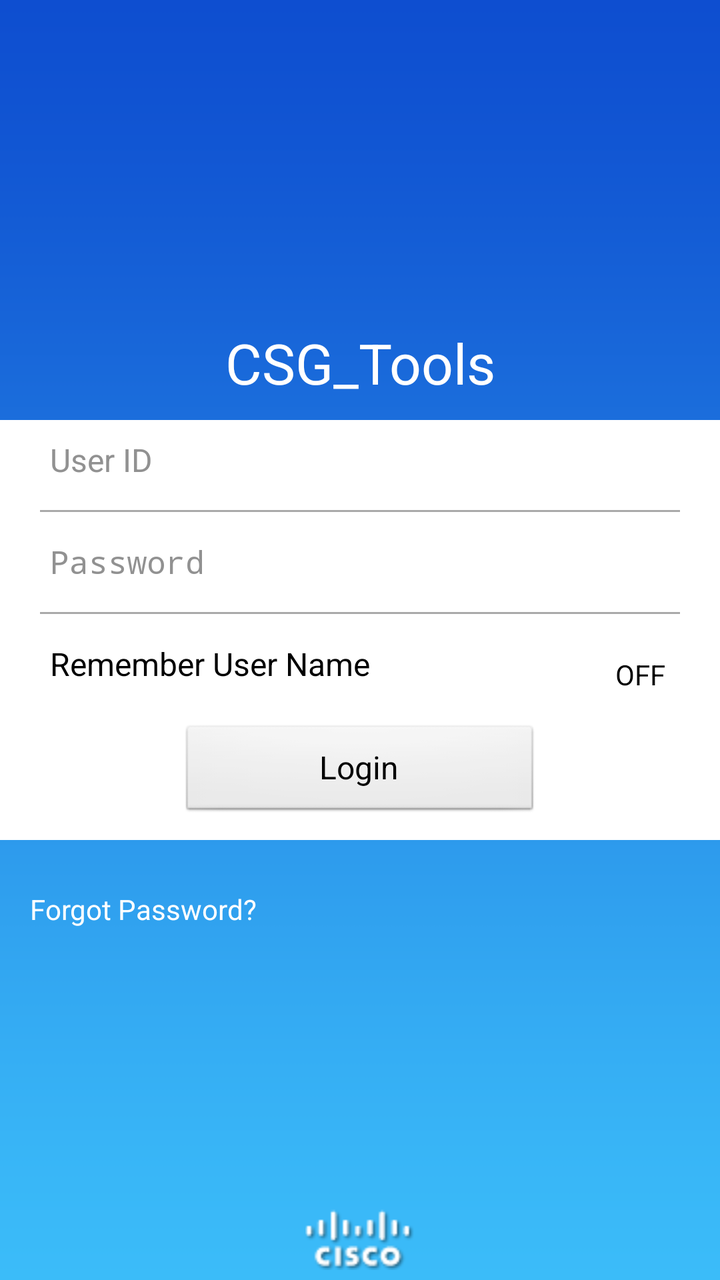
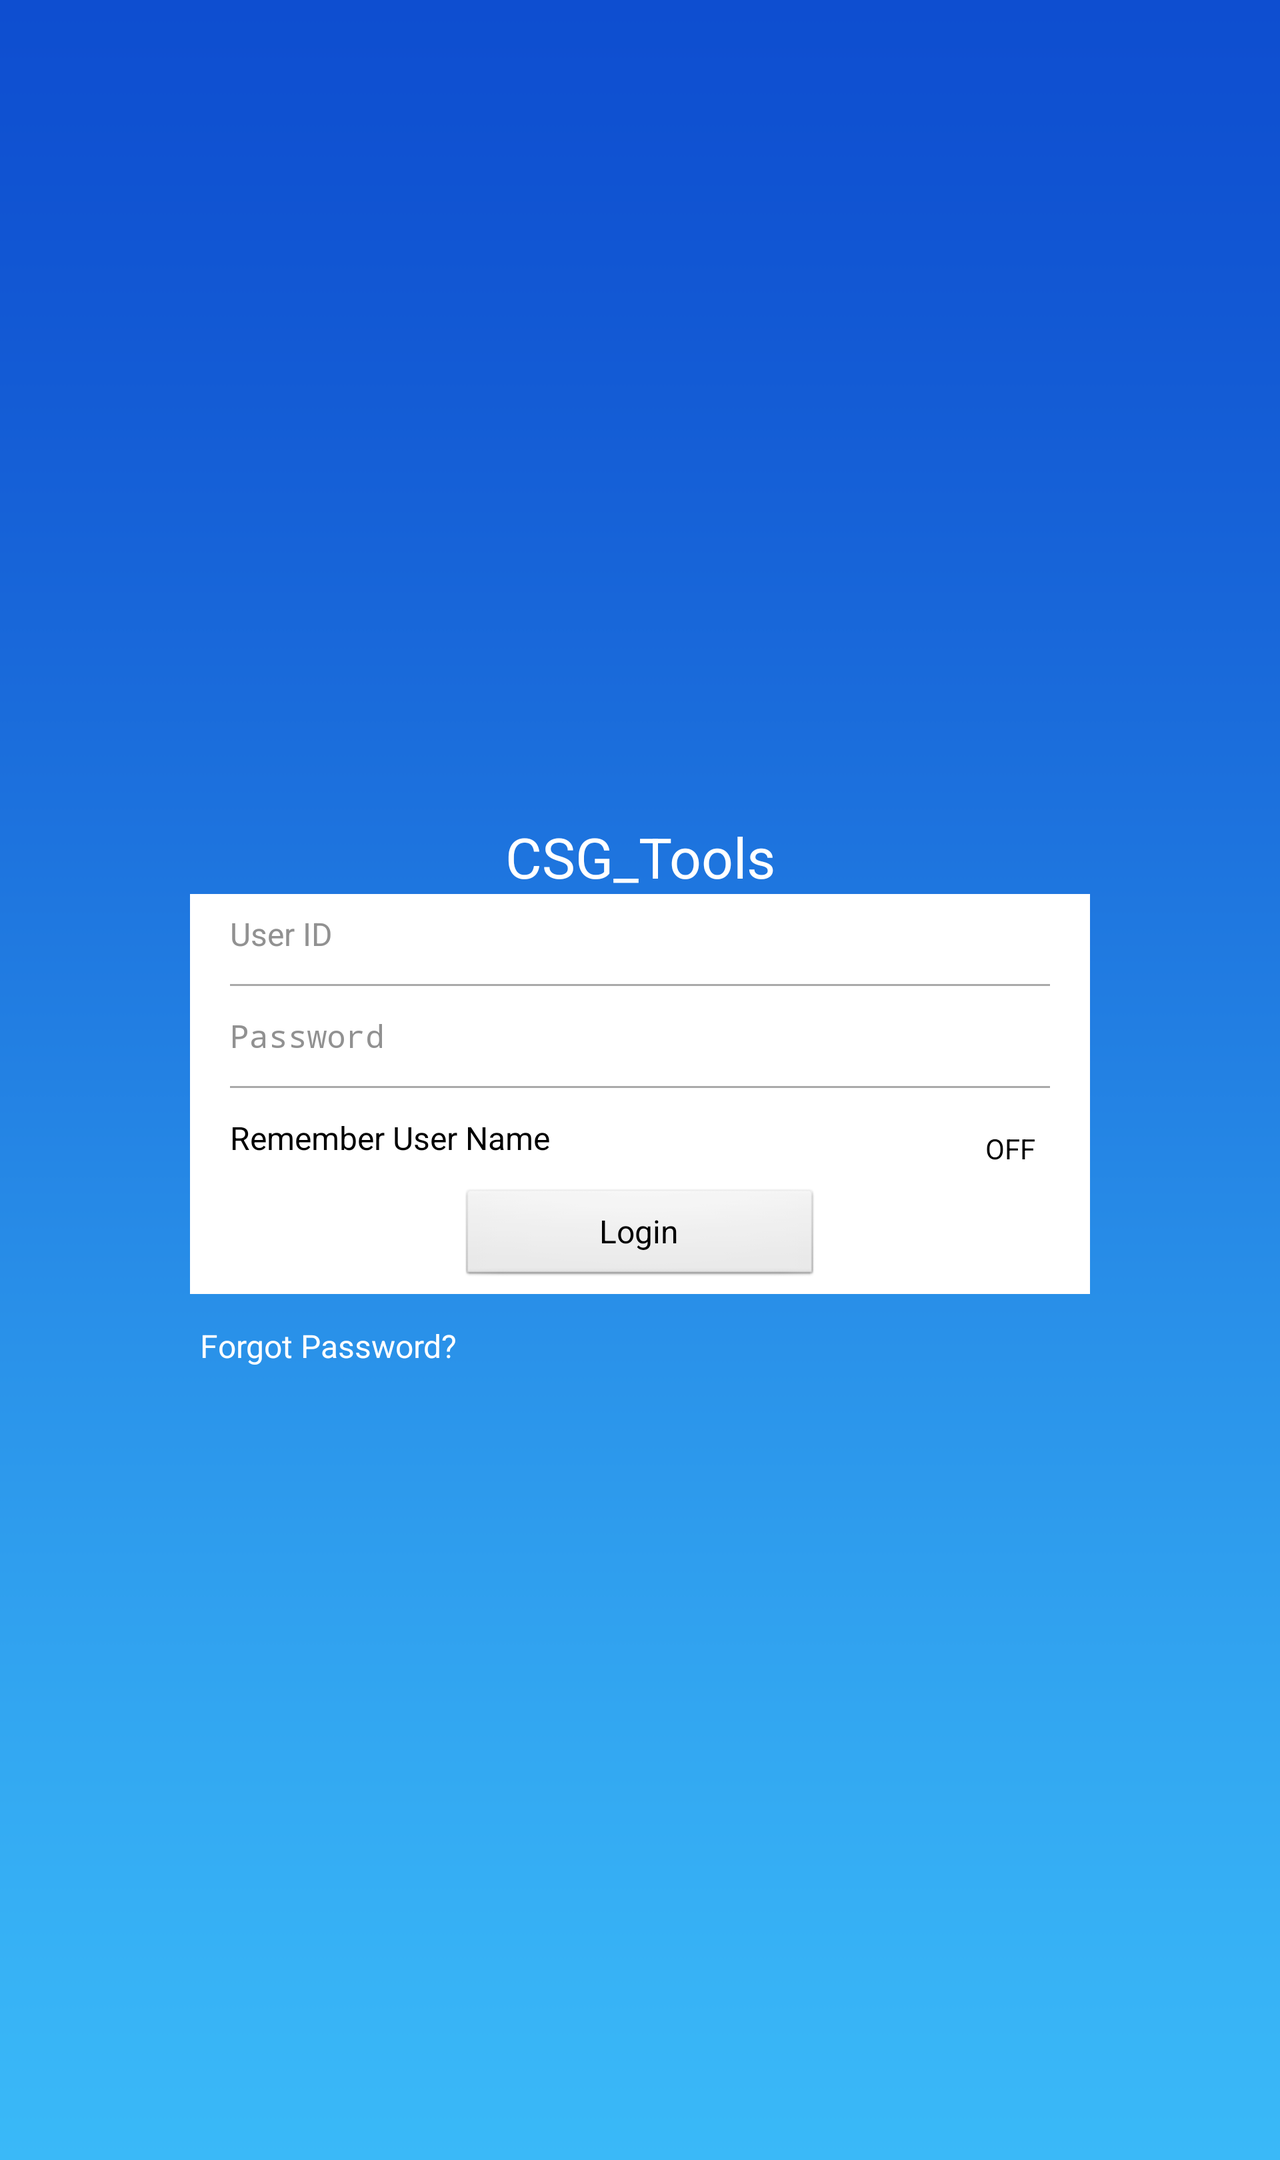

The same Android screen from two of the app's own layout files: first res/layout/ as a phone draws it, then the repository's variant for another configuration, drawn on a device whose configuration selects that folder. Both files follow.
<!-- AndroidManifest.xml: application theme AppTheme2 -->
<!-- res/layout/loginroc.xml -->
<?xml version="1.0" encoding="utf-8"?>
<RelativeLayout xmlns:android="http://schemas.android.com/apk/res/android"
    android:id="@+id/root_layout"
    android:layout_width="fill_parent"
    android:layout_height="fill_parent"
    android:background="@drawable/background" >

    <LinearLayout
        android:id="@+id/layoupar"
        android:layout_width="450dp"
        android:layout_height="wrap_content"
        android:layout_centerInParent="true"
        android:layout_marginBottom="10dp"
        android:orientation="vertical" >

        <LinearLayout
            android:id="@+id/layoutlog"
            android:layout_width="match_parent"
            android:layout_height="wrap_content"
            android:layout_marginBottom="10dp"
            android:background="@android:color/white"
            android:orientation="vertical" >

            <LinearLayout
                android:layout_width="match_parent"
                android:layout_height="wrap_content"
                android:layout_marginLeft="20dp"
                android:layout_marginRight="20dp"
                android:orientation="horizontal" >

                <EditText
                    android:id="@+id/et_username"
                    android:layout_width="0dp"
                    android:layout_height="40dp"
                    android:layout_marginLeft="5dp"
                    android:layout_weight="0.5"
                    android:background="@android:color/transparent"
                    android:ems="10"
                    android:hint="@string/user_id"
                    android:singleLine="true"
                    android:textColor="@android:color/black"
                    android:textColorHint="@color/gray57"
                    android:textSize="16sp" />
            </LinearLayout>

            <View
                android:layout_width="match_parent"
                android:layout_height="1dp"
                android:layout_marginBottom="5dp"
                android:layout_marginLeft="20dp"
                android:layout_marginRight="20dp"
                android:layout_marginTop="5dp"
                android:background="@android:color/darker_gray" />

            <LinearLayout
                android:layout_width="match_parent"
                android:layout_height="wrap_content"
                android:layout_marginLeft="20dp"
                android:layout_marginRight="20dp"
                android:orientation="horizontal" >

                <EditText
                    android:id="@+id/et_password"
                    android:layout_width="0dp"
                    android:layout_height="40dp"
                    android:layout_marginLeft="5dp"
                    android:layout_weight="0.5"
                    android:background="@android:color/transparent"
                    android:hint="@string/password"
                    android:inputType="textPassword"
                    android:singleLine="true"
                    android:textColor="@android:color/black"
                    android:textColorHint="@color/gray57"
                    android:textSize="16sp" />
            </LinearLayout>

            <View
                android:layout_width="match_parent"
                android:layout_height="1dp"
                android:layout_marginBottom="5dp"
                android:layout_marginLeft="20dp"
                android:layout_marginRight="20dp"
                android:layout_marginTop="5dp"
                android:background="@android:color/darker_gray" />

            <LinearLayout
                android:layout_width="match_parent"
                android:layout_height="wrap_content"
                android:orientation="horizontal" >

                <TextView
                    android:layout_width="0dp"
                    android:layout_height="40dp"
                    android:layout_marginLeft="15dp"
                    android:layout_marginRight="10dp"
                    android:layout_weight="0.6"
                    android:gravity="left|center"
                    android:paddingLeft="10dp"
                    android:text="@string/remember_user"
                    android:textColor="@android:color/black"
                    android:textSize="16sp" />

                <RelativeLayout
                    android:layout_width="0dp"
                    android:layout_height="wrap_content"
                    android:layout_marginTop="5dp"
                    android:layout_weight="0.4" >

                    <Switch
                        android:id="@+id/switchremember"
                        android:layout_width="wrap_content"
                        android:layout_height="wrap_content"
                        android:layout_alignParentRight="true"
                        android:layout_marginRight="10dp"
                        android:paddingLeft="10dp"
                        android:switchTextAppearance="@style/SwitchTextAppearance"
                        android:textSize="15sp"
                        android:thumb="@drawable/switch_thumb"
                        android:track="@drawable/switch_bg" />
                </RelativeLayout>
            </LinearLayout>

            <RelativeLayout
                android:layout_width="match_parent"
                android:layout_height="wrap_content"
                android:background="@android:color/white" >

                <Button
                    android:id="@+id/btn_sign_in"
                    android:layout_width="180dp"
                    android:layout_height="wrap_content"
                    android:layout_centerInParent="true"
                    android:layout_marginTop="20dp"
                    android:gravity="center"
                    android:text="@string/login"
                    android:textColor="@color/black"
                    android:textSize="16sp" />
            </RelativeLayout>
        </LinearLayout>
    </LinearLayout>

    <TextView
        android:id="@+id/apptitle"
        android:layout_width="match_parent"
        android:layout_height="wrap_content"
        android:layout_above="@id/layoupar"
        android:layout_marginBottom="10dp"
        android:gravity="center"
        android:text="@string/app_name"
        android:textColor="@android:color/white"
        android:textSize="28sp" />

    <ImageView
        android:layout_width="match_parent"
        android:layout_height="wrap_content"
        android:layout_alignParentBottom="true"
        android:layout_margin="5dp"
        android:contentDescription="@string/app_name"
        android:scaleType="fitCenter"
        android:src="@drawable/cisco_logo" />

    <TextView
        android:id="@+id/tv_forgot_password"
        style="@style/linkTextAppearance"
        android:layout_width="fill_parent"
        android:layout_height="wrap_content"
        android:layout_below="@id/layoupar"
        android:layout_marginLeft="10dp"
        android:padding="5dp"
        android:text="@string/forgot_pwd" />

</RelativeLayout>
<!-- resources referenced by this layout -->
<resources>
  <color name="black">#000000</color>
  <color name="gray57">#919191</color>
  <!-- drawable background: png bitmap (drawable, 7838 bytes) -->
  <!-- drawable cisco_logo: png bitmap (drawable, 2789 bytes) -->
  <!-- drawable switch_bg (drawable-hdpi) -->
  <selector xmlns:android="http://schemas.android.com/apk/res/android">
      <item android:state_enabled="false" android:drawable="@drawable/switch_bg_disabled_holo_dark" />
      <item android:state_focused="true"  android:drawable="@drawable/switch_bg_focused_holo_dark" />
      <item                               android:drawable="@drawable/switch_bg_holo_dark" />
  </selector>
  <string name="app_name">CSG_Tools</string>
  <string name="forgot_pwd">Forgot Password?</string>
  <string name="login">Login</string>
  <string name="password">Password</string>
  <string name="remember_user">Remember User Name</string>
  <string name="user_id">User ID</string>
  <style name="SwitchTextAppearance" parent="@android:style/TextAppearance.Holo.Small">
      <item name="android:textColor">@color/black</item>
  </style>
  <style name="linkTextAppearance">
        <item name="android:textSize">14sp</item>
        <item name="android:textColor">@color/white</item>
        <item name="android:textStyle">normal</item>
        <item name="android:typeface">sans</item>
      </style>
  <style name="AppTheme2" parent="AppBaseTheme">
          
             <item name="android:windowNoTitle">true</item>
          <item name="android:windowContentOverlay">@null</item>
      <item name="android:windowBackground">@android:color/holo_blue_dark</item>
      </style>
  <color name="white">#ffffff</color>
  <style name="AppBaseTheme" parent="android:Theme.Light">
          
      </style>
</resources>
<!-- res/layout-land/loginroc.xml (the repository's variant of the layout above) -->
<!-- drawn on the phone turned sideways -->
<?xml version="1.0" encoding="utf-8"?>
<ScrollView xmlns:android="http://schemas.android.com/apk/res/android"
    android:layout_width="fill_parent"
    android:layout_height="fill_parent"
    android:background="@drawable/background"
    android:fillViewport="true" >

    <RelativeLayout
        android:id="@+id/root_layout"
        android:layout_width="fill_parent"
        android:layout_height="wrap_content" >

        <LinearLayout
            android:id="@+id/layoupar"
            android:layout_width="450dp"
            android:layout_height="wrap_content"
            android:layout_centerInParent="true"
            android:layout_marginBottom="10dp"
            android:orientation="vertical" >

            <LinearLayout
                android:id="@+id/layoutlog"
                android:layout_width="wrap_content"
                android:layout_height="wrap_content"
                android:layout_marginBottom="10dp"
                android:background="@android:color/white"
                android:orientation="vertical" >

                <LinearLayout
                    android:layout_width="match_parent"
                    android:layout_height="wrap_content"
                    android:layout_marginLeft="20dp"
                    android:layout_marginRight="20dp"
                    android:orientation="horizontal" >

                    <EditText
                        android:id="@+id/et_username"
                        android:layout_width="0dp"
                        android:layout_height="40dp"
                        android:layout_weight="0.5"
                        android:background="@android:color/transparent"
                        android:ems="10"
                        android:hint="@string/user_id"
                        android:imeOptions="flagNoExtractUi|actionNext"
                        android:singleLine="true"
                        android:textColorHint="@color/gray57"
                        android:textSize="16sp" />
                </LinearLayout>

                <View
                    android:layout_width="match_parent"
                    android:layout_height="1dp"
                    android:layout_marginBottom="5dp"
                    android:layout_marginLeft="20dp"
                    android:layout_marginRight="20dp"
                    android:layout_marginTop="5dp"
                    android:background="@android:color/darker_gray" />

                <LinearLayout
                    android:layout_width="match_parent"
                    android:layout_height="wrap_content"
                    android:layout_marginLeft="20dp"
                    android:layout_marginRight="20dp"
                    android:orientation="horizontal" >

                    <EditText
                        android:id="@+id/et_password"
                        android:layout_width="0dp"
                        android:layout_height="40dp"
                        android:layout_weight="0.5"
                        android:background="@android:color/transparent"
                        android:hint="@string/password"
                        android:imeOptions="flagNoExtractUi|actionDone"
                        android:inputType="textPassword"
                        android:singleLine="true"
                        android:textColorHint="@color/gray57"
                        android:textSize="16sp" />
                </LinearLayout>

                <View
                    android:layout_width="match_parent"
                    android:layout_height="1dp"
                    android:layout_marginBottom="5dp"
                    android:layout_marginLeft="20dp"
                    android:layout_marginRight="20dp"
                    android:layout_marginTop="5dp"
                    android:background="@android:color/darker_gray" />

                <LinearLayout
                    android:layout_width="match_parent"
                    android:layout_height="wrap_content"
                    android:orientation="horizontal" >

                    <TextView
                        android:layout_width="0dp"
                        android:layout_height="40dp"
                        android:layout_marginLeft="10dp"
                        android:layout_marginRight="10dp"
                        android:layout_weight="0.6"
                        android:gravity="left|center"
                        android:paddingLeft="10dp"
                        android:text="@string/remember_user"
                        android:textColor="@android:color/black"
                        android:textSize="16sp" />

                    <RelativeLayout
                        android:layout_width="0dp"
                        android:layout_height="wrap_content"
                        android:layout_marginTop="5dp"
                        android:layout_weight="0.4" >

                        <Switch
                            android:id="@+id/switchremember"
                            android:layout_width="wrap_content"
                            android:layout_height="wrap_content"
                            android:layout_alignParentRight="true"
                            android:layout_marginRight="10dp"
                            android:paddingLeft="10dp"
                            android:switchTextAppearance="@style/SwitchTextAppearance"
                            android:textSize="15sp"
                            android:thumb="@drawable/switch_thumb"
                            android:track="@drawable/switch_bg" />
                    </RelativeLayout>
                </LinearLayout>

                <RelativeLayout
                    android:layout_width="match_parent"
                    android:layout_height="wrap_content"
                    android:background="@android:color/white" >

                    <Button
                        android:id="@+id/btn_sign_in"
                        android:layout_width="180dp"
                        android:layout_height="wrap_content"
                        android:layout_centerInParent="true"
                        android:layout_marginTop="10dp"
                        android:gravity="center"
                        android:text="@string/login"
                        android:textSize="16sp" />
                </RelativeLayout>
            </LinearLayout>

            <TextView
                android:id="@+id/tv_forgot_password"
                style="@style/linkTextAppearance"
                android:layout_width="fill_parent"
                android:layout_height="wrap_content"
                android:padding="5dp"
                android:text="@string/forgot_pwd"
                android:textSize="16sp" />
        </LinearLayout>

        <TextView
            android:id="@+id/apptitle"
            android:layout_width="match_parent"
            android:layout_height="wrap_content"
            android:layout_above="@id/layoupar"
            android:gravity="center"
            android:text="@string/app_name"
            android:textColor="@android:color/white"
            android:textSize="28sp" />

        <ImageView
            android:layout_width="match_parent"
            android:layout_height="wrap_content"
            android:layout_alignParentBottom="true"
            android:layout_margin="25dp"
            android:contentDescription="@string/app_name"
            android:scaleType="fitCenter"
            android:src="@drawable/cisco_logo" />
    </RelativeLayout>

</ScrollView>
<!-- resources referenced by the variant -->
<!-- as the phone turned sideways resolves them -->
<resources>
  <color name="gray57">#919191</color>
  <!-- drawable background: png bitmap (drawable, 7838 bytes) -->
  <!-- drawable cisco_logo: png bitmap (drawable, 2789 bytes) -->
  <!-- drawable switch_bg (drawable-hdpi) -->
  <selector xmlns:android="http://schemas.android.com/apk/res/android">
      <item android:state_enabled="false" android:drawable="@drawable/switch_bg_disabled_holo_dark" />
      <item android:state_focused="true"  android:drawable="@drawable/switch_bg_focused_holo_dark" />
      <item                               android:drawable="@drawable/switch_bg_holo_dark" />
  </selector>
  <string name="app_name">CSG_Tools</string>
  <string name="forgot_pwd">Forgot Password?</string>
  <string name="login">Login</string>
  <string name="password">Password</string>
  <string name="remember_user">Remember User Name</string>
  <string name="user_id">User ID</string>
  <style name="SwitchTextAppearance" parent="@android:style/TextAppearance.Holo.Small">
      <item name="android:textColor">@color/black</item>
  </style>
  <style name="linkTextAppearance">
        <item name="android:textSize">14sp</item>
        <item name="android:textColor">@color/white</item>
        <item name="android:textStyle">normal</item>
        <item name="android:typeface">sans</item>
      </style>
  <style name="AppTheme2" parent="AppBaseTheme">
          
             <item name="android:windowNoTitle">true</item>
          <item name="android:windowContentOverlay">@null</item>
      <item name="android:windowBackground">@android:color/holo_blue_dark</item>
      </style>
  <color name="black">#000000</color>
  <color name="white">#ffffff</color>
  <style name="AppBaseTheme" parent="android:Theme.Light">
          
      </style>
</resources>
